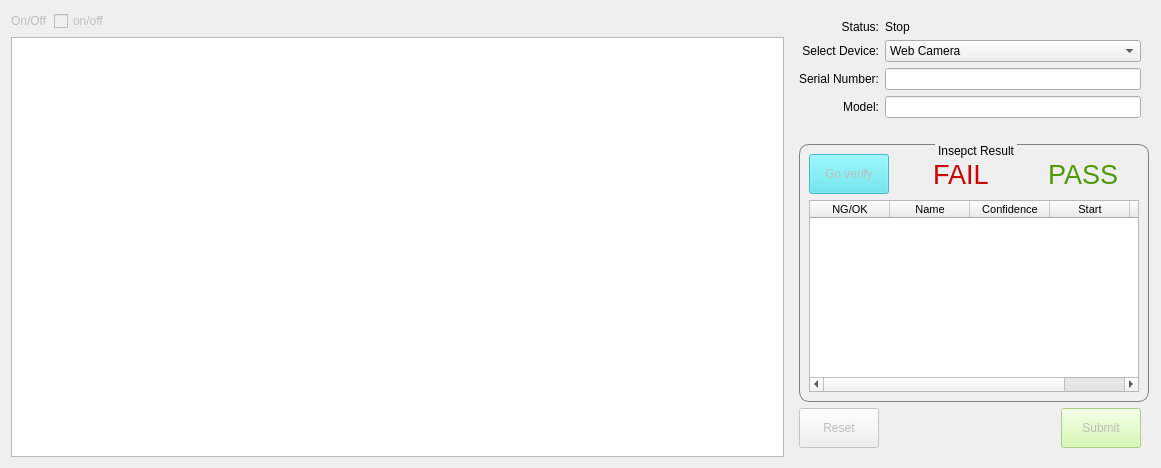
      <widget class="QWidget" name="tab_online">
       <attribute name="title">
        <string>&amp;Advanced Operation Mode</string>
       </attribute>
       <layout class="QGridLayout" name="gridLayout_6">
        <item row="0" column="1">
         <widget class="Toggle" name="on_off_checkBox">
          <property name="enabled">
           <bool>false</bool>
          </property>
          <property name="minimumSize">
           <size>
            <width>70</width>
            <height>0</height>
           </size>
          </property>
          <property name="toolTip">
           <string>shortcut: O</string>
          </property>
          <property name="layoutDirection">
           <enum>Qt::LeftToRight</enum>
          </property>
          <property name="text">
           <string>on/off</string>
          </property>
          <property name="shortcut">
           <string>O</string>
          </property>
         </widget>
        </item>
        <item row="0" column="0">
         <widget class="QLabel" name="on_off_label">
          <property name="enabled">
           <bool>false</bool>
          </property>
          <property name="styleSheet">
           <string notr="true">font: 13pt &quot;Ubuntu&quot;;</string>
          </property>
          <property name="text">
           <string>On/Off</string>
          </property>
         </widget>
        </item>
        <item row="0" column="2">
         <spacer name="horizontalSpacer">
          <property name="orientation">
           <enum>Qt::Horizontal</enum>
          </property>
          <property name="sizeHint" stdset="0">
           <size>
            <width>654</width>
            <height>20</height>
           </size>
          </property>
         </spacer>
        </item>
        <item row="1" column="0" colspan="3">
         <widget class="DrawShapesGraphics" name="showimage_online_graphicsView"/>
        </item>
        <item row="0" column="3" rowspan="2">
         <widget class="QWidget" name="widget" native="true">
          <property name="sizePolicy">
           <sizepolicy hsizetype="Fixed" vsizetype="Preferred">
            <horstretch>0</horstretch>
            <verstretch>0</verstretch>
           </sizepolicy>
          </property>
          <property name="maximumSize">
           <size>
            <width>360</width>
            <height>16777215</height>
           </size>
          </property>
          <layout class="QGridLayout" name="gridLayout_4">
           <item row="0" column="0" colspan="2">
            <layout class="QGridLayout" name="gridLayout">
             <item row="2" column="0">
              <widget class="QLabel" name="sn_online_label">
               <property name="text">
                <string>Serial Number:</string>
               </property>
               <property name="alignment">
                <set>Qt::AlignRight|Qt::AlignTrailing|Qt::AlignVCenter</set>
               </property>
              </widget>
             </item>
             <item row="3" column="1">
              <widget class="QLineEdit" name="model_lineEdit"/>
             </item>
             <item row="1" column="0">
              <widget class="QLabel" name="device_online_label">
               <property name="text">
                <string>Select Device:</string>
               </property>
               <property name="alignment">
                <set>Qt::AlignRight|Qt::AlignTrailing|Qt::AlignVCenter</set>
               </property>
              </widget>
             </item>
             <item row="3" column="0">
              <widget class="QLabel" name="model_online_label">
               <property name="text">
                <string>Model:</string>
               </property>
               <property name="alignment">
                <set>Qt::AlignRight|Qt::AlignTrailing|Qt::AlignVCenter</set>
               </property>
              </widget>
             </item>
             <item row="2" column="1">
              <widget class="QLineEdit" name="sn_online_lineEdit">
               <property name="sizePolicy">
                <sizepolicy hsizetype="Preferred" vsizetype="Preferred">
                 <horstretch>0</horstretch>
                 <verstretch>0</verstretch>
                </sizepolicy>
               </property>
               <property name="text">
                <string/>
               </property>
              </widget>
             </item>
             <item row="1" column="1">
              <widget class="QComboBox" name="device_online_comboBox">
               <property name="sizePolicy">
                <sizepolicy hsizetype="Preferred" vsizetype="Fixed">
                 <horstretch>0</horstretch>
                 <verstretch>0</verstretch>
                </sizepolicy>
               </property>
               <item>
                <property name="text">
                 <string>Web Camera</string>
                </property>
               </item>
               <item>
                <property name="text">
                 <string>Basler Camera</string>
                </property>
               </item>
              </widget>
             </item>
             <item row="0" column="0">
              <widget class="QLabel" name="status_Label">
               <property name="text">
                <string>Status:</string>
               </property>
               <property name="alignment">
                <set>Qt::AlignRight|Qt::AlignTrailing|Qt::AlignVCenter</set>
               </property>
              </widget>
             </item>
             <item row="0" column="1">
              <widget class="QLabel" name="currentstatus_label">
               <property name="text">
                <string>Stop</string>
               </property>
              </widget>
             </item>
            </layout>
           </item>
           <item row="1" column="0">
            <spacer name="verticalSpacer">
             <property name="orientation">
              <enum>Qt::Vertical</enum>
             </property>
             <property name="sizeType">
              <enum>QSizePolicy::Fixed</enum>
             </property>
             <property name="sizeHint" stdset="0">
              <size>
               <width>20</width>
               <height>20</height>
              </size>
             </property>
            </spacer>
           </item>
           <item row="2" column="0" colspan="2">
            <widget class="QGroupBox" name="inspect_groupBox">
             <property name="sizePolicy">
              <sizepolicy hsizetype="Fixed" vsizetype="Preferred">
               <horstretch>0</horstretch>
               <verstretch>0</verstretch>
              </sizepolicy>
             </property>
             <property name="minimumSize">
              <size>
               <width>350</width>
               <height>0</height>
              </size>
             </property>
             <property name="maximumSize">
              <size>
               <width>350</width>
               <height>16777215</height>
              </size>
             </property>
             <property name="styleSheet">
              <string notr="true">QGroupBox{
border-width:1px;
border-style:solid;
border-radius: 10px;
border-color:gray;
margin-top:2.5ex;
}
QGroupBox::title{
subcontrol-origin:margin;
subcontrol-position:top center;
padding:0 1px;
}</string>
             </property>
             <property name="title">
              <string>Insepct Result</string>
             </property>
             <property name="checkable">
              <bool>false</bool>
             </property>
             <layout class="QGridLayout" name="gridLayout_2">
              <item row="0" column="3">
               <widget class="QLabel" name="PASS_label">
                <property name="minimumSize">
                 <size>
                  <width>120</width>
                  <height>0</height>
                 </size>
                </property>
                <property name="styleSheet">
                 <string notr="true">font: 20pt;
color: rgb(78, 154, 6);</string>
                </property>
                <property name="text">
                 <string>PASS</string>
                </property>
                <property name="alignment">
                 <set>Qt::AlignCenter</set>
                </property>
               </widget>
              </item>
              <item row="0" column="1">
               <spacer name="horizontalSpacer_3">
                <property name="orientation">
                 <enum>Qt::Horizontal</enum>
                </property>
                <property name="sizeHint" stdset="0">
                 <size>
                  <width>40</width>
                  <height>20</height>
                 </size>
                </property>
               </spacer>
              </item>
              <item row="1" column="0" colspan="4">
               <widget class="QTableWidget" name="inspectResult_tableWidget">
                <property name="sizePolicy">
                 <sizepolicy hsizetype="Expanding" vsizetype="Expanding">
                  <horstretch>0</horstretch>
                  <verstretch>0</verstretch>
                 </sizepolicy>
                </property>
                <property name="selectionMode">
                 <enum>QAbstractItemView::SingleSelection</enum>
                </property>
                <property name="selectionBehavior">
                 <enum>QAbstractItemView::SelectRows</enum>
                </property>
                <attribute name="horizontalHeaderDefaultSectionSize">
                 <number>80</number>
                </attribute>
                <attribute name="horizontalHeaderStretchLastSection">
                 <bool>true</bool>
                </attribute>
                <column>
                 <property name="text">
                  <string>NG/OK</string>
                 </property>
                 <property name="font">
                  <font>
                   <pointsize>8</pointsize>
                  </font>
                 </property>
                </column>
                <column>
                 <property name="text">
                  <string>Name</string>
                 </property>
                 <property name="font">
                  <font>
                   <pointsize>8</pointsize>
                  </font>
                 </property>
                </column>
                <column>
                 <property name="text">
                  <string>Confidence</string>
                 </property>
                 <property name="font">
                  <font>
                   <pointsize>8</pointsize>
                  </font>
                 </property>
                </column>
                <column>
                 <property name="text">
                  <string>Start</string>
                 </property>
                 <property name="font">
                  <font>
                   <pointsize>8</pointsize>
                  </font>
                 </property>
                </column>
                <column>
                 <property name="text">
                  <string>End</string>
                 </property>
                 <property name="font">
                  <font>
                   <pointsize>8</pointsize>
                  </font>
                 </property>
                </column>
               </widget>
              </item>
              <item row="0" column="0">
               <widget class="QPushButton" name="goverify_pushButton">
                <property name="enabled">
                 <bool>false</bool>
                </property>
                <property name="minimumSize">
                 <size>
                  <width>0</width>
                  <height>40</height>
                 </size>
                </property>
                <property name="toolTip">
                 <string>shortcut: Enter</string>
                </property>
                <property name="styleSheet">
                 <string notr="true">background-color: rgb(79, 226, 239);</string>
                </property>
                <property name="text">
                 <string>Go verify</string>
                </property>
                <property name="shortcut">
                 <string>Return</string>
                </property>
               </widget>
              </item>
              <item row="0" column="2">
               <widget class="QLabel" name="FAIL_label">
                <property name="minimumSize">
                 <size>
                  <width>120</width>
                  <height>0</height>
                 </size>
                </property>
                <property name="styleSheet">
                 <string notr="true">font: 20pt;
color: rgb(204, 0, 0);</string>
                </property>
                <property name="text">
                 <string>FAIL</string>
                </property>
                <property name="alignment">
                 <set>Qt::AlignCenter</set>
                </property>
               </widget>
              </item>
             </layout>
            </widget>
           </item>
           <item row="3" column="0" colspan="2">
            <layout class="QHBoxLayout" name="horizontalLayout">
             <item>
              <widget class="QPushButton" name="reset_pushButton">
               <property name="enabled">
                <bool>false</bool>
               </property>
               <property name="minimumSize">
                <size>
                 <width>0</width>
                 <height>40</height>
                </size>
               </property>
               <property name="toolTip">
                <string>shortcut: S</string>
               </property>
               <property name="text">
                <string>Reset</string>
               </property>
               <property name="shortcut">
                <string>S</string>
               </property>
              </widget>
             </item>
             <item>
              <spacer name="horizontalSpacer_4">
               <property name="orientation">
                <enum>Qt::Horizontal</enum>
               </property>
               <property name="sizeHint" stdset="0">
                <size>
                 <width>57</width>
                 <height>20</height>
                </size>
               </property>
              </spacer>
             </item>
             <item>
              <widget class="QPushButton" name="submit_pushButton">
               <property name="enabled">
                <bool>false</bool>
               </property>
               <property name="minimumSize">
                <size>
                 <width>0</width>
                 <height>40</height>
                </size>
               </property>
               <property name="toolTip">
                <string>shortcut: Space</string>
               </property>
               <property name="styleSheet">
                <string notr="true">background-color: rgb(205, 249, 161);</string>
               </property>
               <property name="text">
                <string>Submit</string>
               </property>
               <property name="shortcut">
                <string>Space</string>
               </property>
              </widget>
             </item>
            </layout>
           </item>
          </layout>
         </widget>
        </item>
       </layout>
      </widget>
